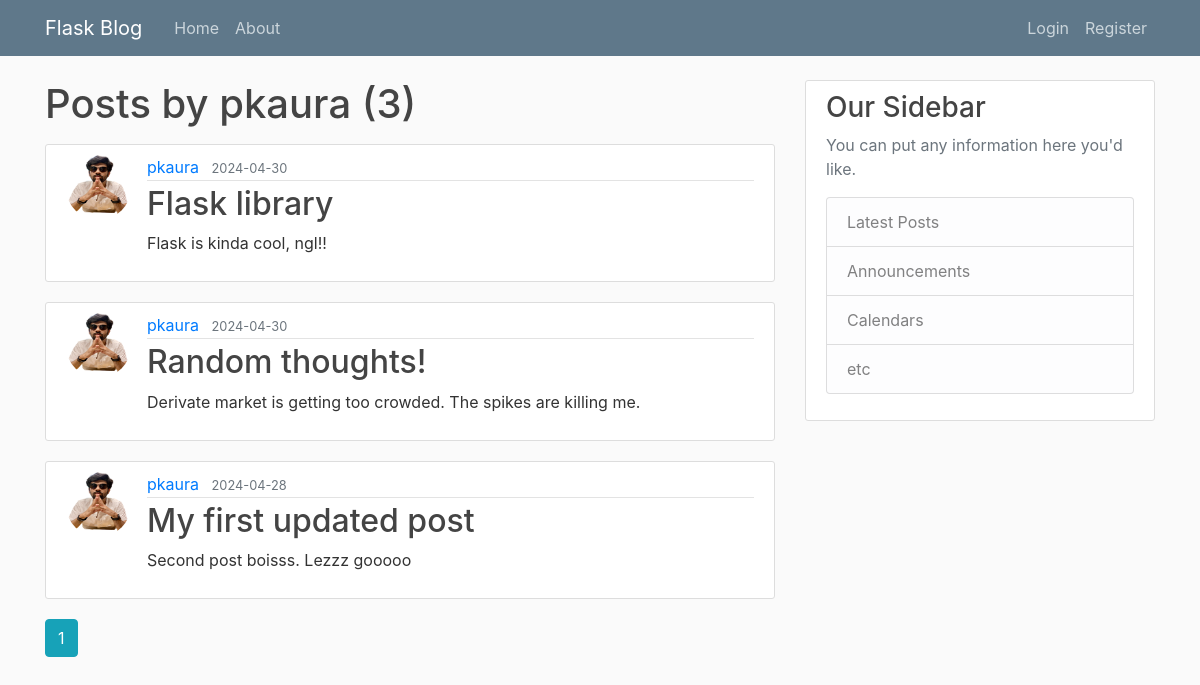
The app's page /user/pkaura, older data.
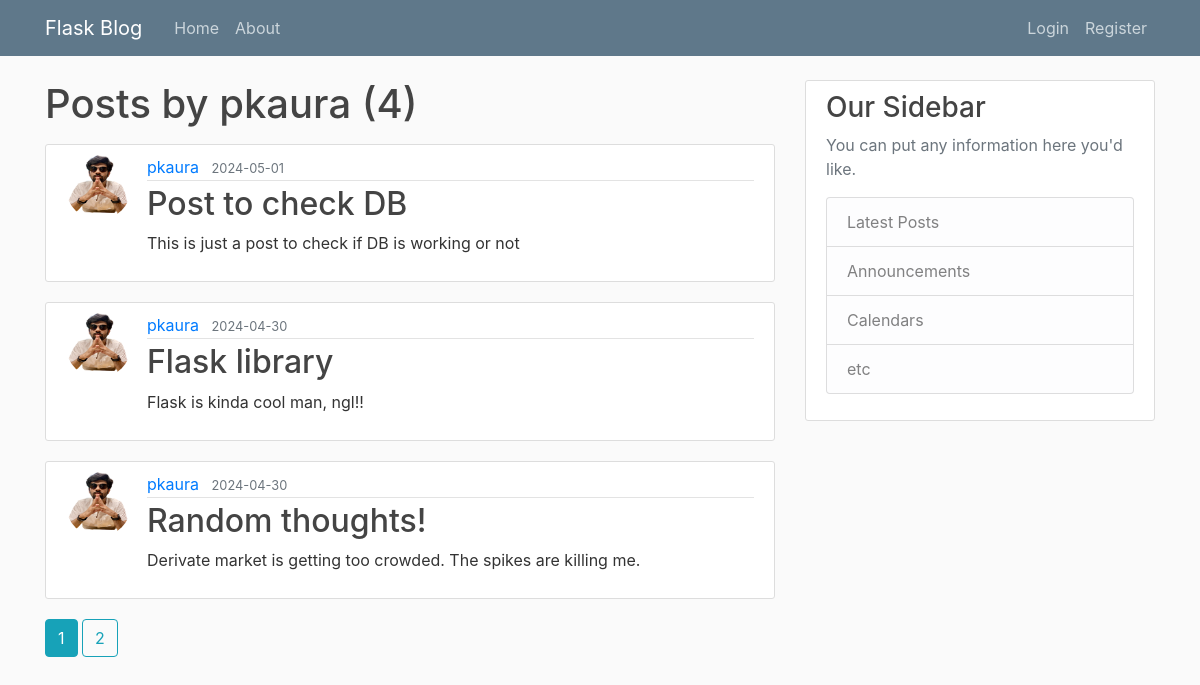
The same page, newer data.
### blogApp/models.py (models this page shows, shortened)
class Post(db.Model):
    id = db.Column(db.Integer, primary_key = True)
    title = db.Column(db.String(100), nullable = False)
    date_posted = db.Column(db.DateTime, nullable = False, default=datetime.now)
    content = db.Column(db.Text, nullable = False)
    user_id = db.Column(db.Integer, db.ForeignKey('user.id'), nullable = False)

class User(db.Model, UserMixin):
    id = db.Column(db.Integer, primary_key = True)
    username = db.Column(db.String(20), unique = True, nullable = False)
    email = db.Column(db.String(120), unique = True, nullable = False)
    imageFile = db.Column(db.String(20), nullable = False, default='default.jpg')
    password = db.Column(db.String(60), nullable = False)
    posts = db.relationship('Post', backref='author', lazy = True)

### blogApp/users/routes.py (the view)
@users.route("/user/<string:username>")
def userPosts(username):
    page = request.args.get('page', 1, type=int)
    user = User.query.filter_by(username = username).first_or_404()
    posts = Post.query.filter_by(author = user)\
        .order_by(Post.date_posted.desc())\
        .paginate(per_page = 3, page = page)
    return render_template('userPosts.html', posts = posts, user = user)

### blogApp/templates/userPosts.html
{% extends 'layout.html' %}
{% block content %}
    <h1 class="mb-3">Posts by {{ user.username }} ({{ posts.total }})</h1>
    {% for post in posts.items %}
    <article class="media content-section">
      <img src="{{url_for('static', filename = 'profile_pics/' + post.author.imageFile)}}" class="rounded-circle article-img">
        <div class="media-body">
          <div class="article-metadata">
            <a class="mr-2" href="{{ url_for('users.userPosts', username=post.author.username)}}">{{ post.author.username }}</a>
            <small class="text-muted">{{ post.date_posted.strftime('%Y-%m-%d') }}</small>
          </div>
          <h2><a class="article-title" href="{{ url_for('posts.post', postID = post.id) }}">{{ post.title }}</a></h2>
          <p class="article-content">{{ post.content }}</p>
        </div>
    </article>
    {% endfor %}
    {% for page_num in posts.iter_pages(left_edge=1, right_edge=1, left_current=1, right_current=2)%}
      {% if page_num %}
        {% if posts.page == page_num %}
          <a class="btn btn-info mb4" href="{{ url_for('users.userPosts', page = page_num, username = user.username)}}"> {{ page_num }}</a>
        {% else %}
          <a class="btn btn-outline-info mb4" href="{{ url_for('users.userPosts', page = page_num, username = user.username)}}"> {{ page_num }}</a>
        {% endif %}
      {% else %}
        ...
      {% endif %}
    {% endfor %}
{% endblock content%}

Row changes from the older to the newer data that the page shows:
no longer on this page (row unchanged): Post: imageFile (picture), author.username "pkaura", date_posted "2024-04-28", title "My first updated post", content "Second post boisss. Lezzz gooooo"
added Post: imageFile (picture), author.username "pkaura", date_posted "2024-05-01", title "Post to check DB", content "This is just a post to check if DB is working or not"
changed Post "Flask library": content "Flask is kinda cool, ngl!!" → "Flask is kinda cool man, ngl!!"
Text that changed along with them:
{{ posts.total }}: "3" → "4"
new list line: "2"
